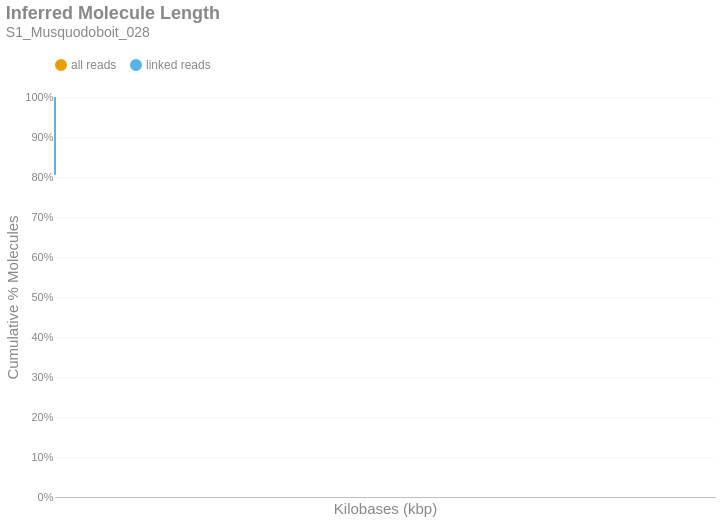

Source (notebook cell):
### Markdown cell above
### Inferred Molecule Length
This is the cumulative frequency distribution of molecule lengths inferred from the first and last alignment positions along a contig for all alignments associated with a single linked-read barcode on a given contig.There are two distributions: one with `all` the alignments (yellow) and another with only `linked reads` (blue). The percent of molecules in the `linked reads` distribution is relative to the total number of linked molecules.

### Code cell
if SKIPLR:
    print_html(f"Skipped")
else:
    binned_df = consolidated_hist(valids['length_inferred']/1000, mask, 10, True)
    binned_df = binned_df.with_columns(
        pl.when(pl.col('bin').cast(pl.Utf8) == '0').then(pl.lit('1')).otherwise(pl.col('bin').cast(pl.Utf8)).alias('bin')
    )
    with SafeRender(binned_df):
        (
            density_plot(binned_df, 'Inferred Molecule Length', samplename, 'inferredlen')
            .transform_calculate(bin_kb='datum.bin / 1000')
            .encode(
                x=alt.X('bin_kb:Q', title="Kilobases (kbp)").scale(type='log', padding=0).axis(labelAngle=-40),
                y=alt.Y('value:Q', title='Cumulative % Molecules')
                    .axis(format='%')
                    .stack(False)
                    .scale(domainMin=0, domainMax=1,padding=0),
                color=alt.Color("key:N").scale(domain = ["all reads", "linked reads"]),
                tooltip = [
                    alt.Tooltip("key:N", title = "Data Type"),
                    alt.Tooltip("range_label:N", title="Kilobases"),
                    alt.Tooltip("value:Q", format = ".2%", title="% Molecules (Cum.)")
                ]
            )
        ).display()

### Figure 1 — Vega-Lite specification as saved in the notebook (floating-point values rounded to 4 significant figures)
{"width": "container", "height": 400, "config": {"title": {"anchor": "start", "dy": -15, "fontSize": 18, "color": "#888888", "subtitleColor": "#888888", "subtitleFontSize": 14}, "arc": {"fill": "#0072B2"}, "axis": {"domainColor": "#888888", "domainWidth": 0.5, "gridWidth": 0.2, "grid": false, "titleFontWeight": 400, "titleFontSize": 15, "labelFontSize": 11, "labelColor": "#888888", "tickColor": "#888888", "tickWidth": 0.2, "titleColor": "#888888"}, "axisBand": {"grid": false}, "axisX": {"grid": true, "tickSize": 10, "domainCap": "round"}, "axisY": {"domain": false, "grid": true, "tickSize": 0, "domainCap": "round"}, "background": "transparent", "header": {"labelFontSize": 15, "labelColor": "#888888", "titleFontSize": 15, "titleFontWeight": 600, "titleColor": "#888888"}, "legend": {"labelFont": "sans-serif", "labelFontSize": 12, "labelColor": "#888888", "symbolSize": 100, "symbolType": "circle", "titleFontSize": 12, "titlePadding": 10, "titleColor": "#888888", "title": null, "orient": "top"}, "range": {"category": ["#E69F00", "#56B4E9", "#009E73", "#F0E442", "#0072B2", "#D55E00", "#CC79A7", "#000000"], "diverging": ["#cfe8f3", "#a2d4ec", "#73bfe2", "#46abdb", "#1696d2", "#12719e"]}, "area": {"fill": "#0072B2", "fillOpacity": 0.7, "line": true, "strokeOpacity": 0.7}, "line": {"color": "#0072B2", "stroke": "#0072B2", "strokeWidth": 2}, "trail": {"color": "#0072B2", "stroke": "#0072B2", "strokeWidth": 0, "size": 1}, "point": {"filled": true, "fillOpacity": 1.0, "size": 95}, "text": {"color": "#888888", "fontSize": 11, "align": "right", "fontWeight": 400, "size": 11}, "bar": {"fill": "#0072B2", "stroke": null}, "view": {"stroke": null, "continuousWidth": 660, "continuousHeight": 400}}, "data": {"name": "data-f0cc0eea320b9946f6c0faa4484a1ef4"}, "mark": {"type": "line", "interpolate": "monotone", "point": {"opacity": 0, "size": 275}}, "encoding": {"color": {"field": "key", "scale": {"domain": ["all reads", "linked reads"]}, "type": "nominal"}, "tooltip": [{"field": "key", "title": "Data Type", "type": "nominal"}, {"field": "range_label", "title": "Kilobases", "type": "nominal"}, {"field": "value", "format": ".2%", "title": "% Molecules (Cum.)", "type": "quantitative"}], "x": {"axis": {"labelAngle": -40}, "field": "bin_kb", "scale": {"type": "log", "padding": 0}, "title": "Kilobases (kbp)", "type": "quantitative"}, "y": {"axis": {"format": "%"}, "field": "value", "scale": {"domainMin": 0, "domainMax": 1, "padding": 0}, "stack": false, "title": "Cumulative % Molecules", "type": "quantitative"}}, "params": [{"name": "param_c36ac31b6afebe62", "select": {"type": "point", "fields": ["key"]}, "bind": "legend"}], "title": {"text": "Inferred Molecule Length", "subtitle": "S1_Musquodoboit_028"}, "transform": [{"fold": ["all reads (cumsum)", "linked reads (cumsum)"]}, {"calculate": "replace(datum.key, ' (cumsum)', '')", "as": "key"}, {"filter": {"param": "param_c36ac31b6afebe62"}}, {"calculate": "datum.bin / 1000", "as": "bin_kb"}], "usermeta": {"embedOptions": {"downloadFileName": "S1_Musquodoboit_028.inferredlen"}}, "$schema": "https://vega.github.io/schema/vega-lite/v6.1.0.json", "datasets": {"data-f0cc0eea320b9946f6c0faa4484a1ef4": [{"bin": "0.0", "interval": "0.0-10.0", "all reads": 0.9861, "linked reads": 0.8055, "all reads (cumsum)": 0.9861, "linked reads (cumsum)": 0.8055, "range_label": "0-9"}, {"bin": "10.0", "interval": "10.0-20.0", "all reads": 0.006352, "linked reads": 0.08865, "all reads (cumsum)": 0.9925, "linked reads (cumsum)": 0.8942, "range_label": "10-19"}, {"bin": "20.0", "interval": "20.0-30.0", "all reads": 0.003752, "linked reads": 0.05346, "all reads (cumsum)": 0.9963, "linked reads (cumsum)": 0.9476, "range_label": "20-29"}, {"bin": "30.0", "interval": "30.0-40.0", "all reads": 0.002267, "linked reads": 0.03161, "all reads (cumsum)": 0.9985, "linked reads (cumsum)": 0.9792, "range_label": "30-39"}, {"bin": "40.0", "interval": "40.0-50.0", "all reads": 0.001266, "linked reads": 0.01768, "all reads (cumsum)": 0.9998, "linked reads (cumsum)": 0.9969, "range_label": "40-49"}, {"bin": "50.0", "interval": "50.0-60.0", "all reads": 0.0001545, "linked reads": 0.002248, "all reads (cumsum)": 0.9999, "linked reads (cumsum)": 0.9992, "range_label": "50-59"}, {"bin": "60.0", "interval": "60.0-70.0", "all reads": 3.71e-05, "linked reads": 0.0005414, "all reads (cumsum)": 1.0, "linked reads (cumsum)": 0.9997, "range_label": "60-69"}, {"bin": "70.0", "interval": "70.0-80.0", "all reads": 1.369e-05, "linked reads": 0.0001914, "all reads (cumsum)": 1.0, "linked reads (cumsum)": 0.9999, "range_label": "70-79"}, {"bin": "80.0", "interval": "80.0-90.0", "all reads": 3.242e-06, "linked reads": 3.281e-05, "all reads (cumsum)": 1.0, "linked reads (cumsum)": 0.9999, "range_label": "80-89"}, {"bin": "90.0", "interval": "90.0-100.0", "all reads": 3.602e-06, "linked reads": 4.922e-05, "all reads (cumsum)": 1.0, "linked reads (cumsum)": 1.0, "range_label": "90-99"}, {"bin": "100.0", "interval": "100.0-110.0", "all reads": 7.204e-07, "linked reads": 1.094e-05, "all reads (cumsum)": 1.0, "linked reads (cumsum)": 1.0, "range_label": "100-109"}, {"bin": "110.0", "interval": "110.0-120.0", "all reads": 3.602e-07, "linked reads": 5.469e-06, "all reads (cumsum)": 1.0, "linked reads (cumsum)": 1.0, "range_label": "110-119"}, {"bin": "120.0", "interval": "120.0-130.0", "all reads": 3.602e-07, "linked reads": 5.469e-06, "all reads (cumsum)": 1.0, "linked reads (cumsum)": 1.0, "range_label": "120-129"}, {"bin": "130.0", "interval": "130.0-140.0", "all reads": 0.0, "linked reads": 0.0, "all reads (cumsum)": 1.0, "linked reads (cumsum)": 1.0, "range_label": "130-139"}, {"bin": "140.0", "interval": "140.0-150.0", "all reads": 0.0, "linked reads": 0.0, "all reads (cumsum)": 1.0, "linked reads (cumsum)": 1.0, "range_label": "140-149"}, {"bin": "150.0", "interval": "150.0-160.0", "all reads": 0.0, "linked reads": 0.0, "all reads (cumsum)": 1.0, "linked reads (cumsum)": 1.0, "range_label": "150-159"}, {"bin": "160.0", "interval": "160.0-170.0", "all reads": 3.602e-07, "linked reads": 5.469e-06, "all reads (cumsum)": 1.0, "linked reads (cumsum)": 1.0, "range_label": "160-169"}]}}
